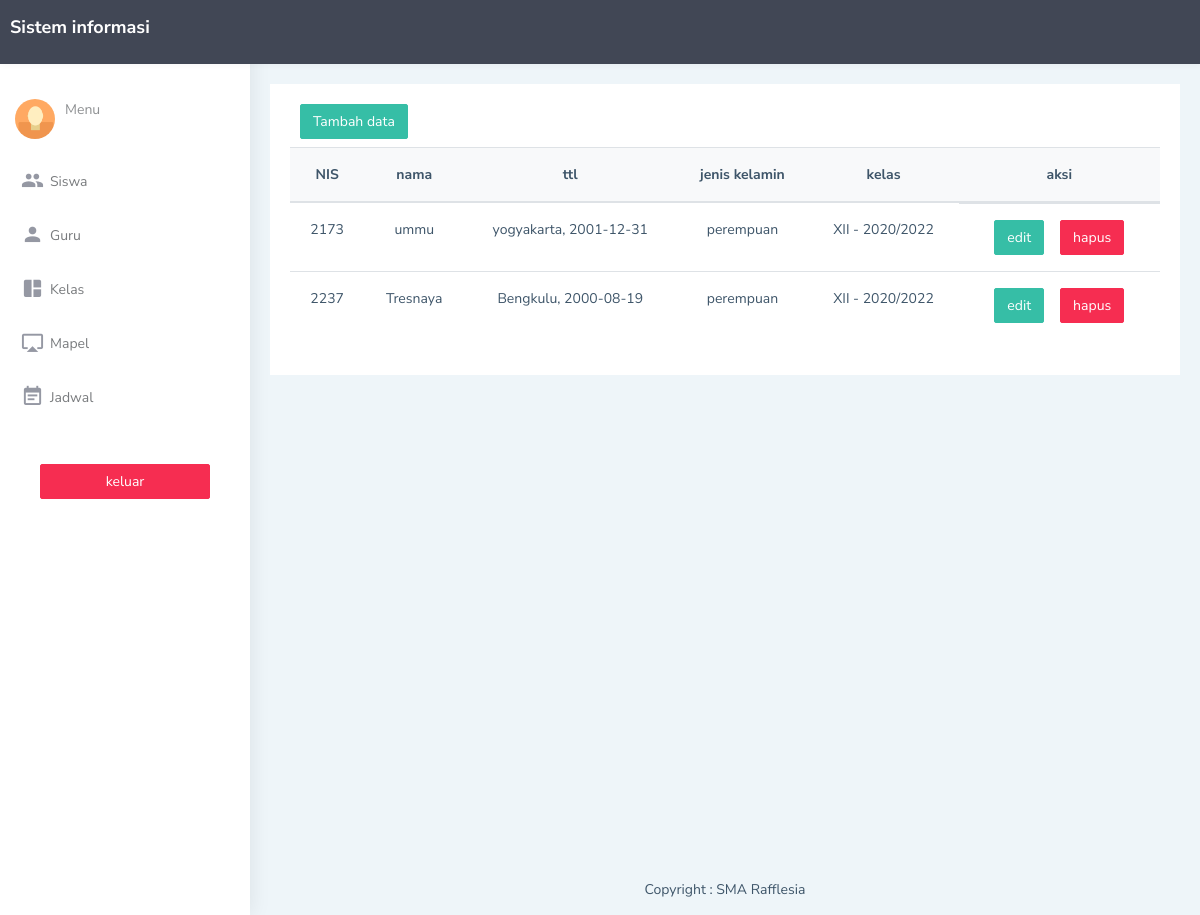
Screenshot of /html/dashboard.php with the database file from the repository.
### tables this page shows
CREATE TABLE `siswa` (
  `id_siswa` int(11) NOT NULL,
  `nama_siswa` varchar(50) NOT NULL,
  `tempat_lahir` varchar(50) NOT NULL,
  `nis` varchar(10) NOT NULL,
  `tanggal_lahir` date NOT NULL,
  `jenis_kelamin` varchar(10) NOT NULL,
  `kelas` int(11) NOT NULL,
  `alamat` varchar(25) NOT NULL,
  `agama` varchar(10) DEFAULT NULL,
  `tanggal_masuk` date NOT NULL,
  `nama_ayah` varchar(25) NOT NULL,
  `pekerjaan_ayah` text DEFAULT NULL,
  `nama_ibu` varchar(25) NOT NULL,
  `pekerjaan_ibu` text DEFAULT NULL,
  `foto` varchar(50) DEFAULT NULL
);

CREATE TABLE `kelas` (
  `id_kelas` int(11) NOT NULL,
  `nama_kelas` varchar(15) NOT NULL,
  `angkatan` varchar(10) NOT NULL
);

### php/conn.php (called while the page is built, shortened)
<?php
function sql($query)
{
    $_db = json_decode(file_get_contents("../db.json"), true);
    $conn = new mysqli($_db['host'],
        $_db['username'], $_db['password'], $_db['database']);
    $temp = $conn->query($query);
    return $temp;
}
function getAll($data)
{
    $tmp = [];
    if ($data->num_rows > 0) {
        while ($r = $data->fetch_assoc()) {
            $tmp[] = $r;
        }
        return $tmp;
    } else {
        return [];
    }
}
function first($data)
{
    $result = getAll($data);
    if (count($result) > 0) {
        return $result[0];
    } else {
        return [];
    }
}
function _url($str)
{
    return "/rpl/php/$str.php";
}
function _get($str, $param)
{
    return "/rpl/php/$str.php$param";
}
function _page($str)
{
    return "/rpl/html/$str.php";
}
function _view($str, $param)
{
    return "/rpl/html/$str.php$param";
}

### html/dashboard.php (the view, shortened to what this page needs)
<!DOCTYPE html>
<html dir="ltr" lang="en">
<?php
include_once "conn.php";
?>
<head>
    <link href="../assets/libs/chartist/dist/chartist.min.css" rel="stylesheet" />
    <link href="../dist/css/style.min.css" rel="stylesheet" />
</head>
<body>
    <div id="main-wrapper" data-layout="vertical" data-navbarbg="skin5" data-sidebartype="full"
        data-sidebar-position="absolute" data-header-position="absolute" data-boxed-layout="full">
        <header class="topbar" data-navbarbg="skin5">
            <nav class="navbar top-navbar navbar-expand-md navbar-dark">
                <div class="navbar-header" data-logobg="skin5">
                    <a class="navbar-brand" href="/">
                        <span class="logo-text">
                            <h4>Sistem informasi</h2>
                        </span>
                    </a>
                </div>
            </nav>
        </header>
        <aside class="left-sidebar" data-sidebarbg="skin6">
            <div class="scroll-sidebar">
                <nav class="sidebar-nav">
                    <ul id="sidebarnav">
                        <li>
                            <div class="user-profile d-flex no-block dropdown m-t-20">
                                <div class="user-pic">
                                    <img src="../assets/images/users/1.jpg" alt="users" class="rounded-circle"
                                        width="40" />
                                </div>
                                <div class="user-content hide-menu m-l-10">
                                    <a href="javascript:void(0)" class="" id="Userdd" role="button"
                                        data-toggle="dropdown" aria-haspopup="true" aria-expanded="false">
                                        <span class="op-5 user-email">Menu</span>
                                    </a>
                                </div>
                            </div>
                        </li>
                        <li class="sidebar-item">
                            <a class="sidebar-link waves-effect waves-dark sidebar-link" href="<?=_page('dashboard');?>"
                                aria-expanded="false"><i class="mdi mdi-account-multiple"></i><span
                                    class="hide-menu">Siswa</span></a>
                        </li>
                        <li class="sidebar-item">
                            <a class="sidebar-link waves-effect waves-dark sidebar-link" href="<?=_page('guru');?>"
                                aria-expanded="false"><i class="mdi mdi-account"></i><span
                                    class="hide-menu">Guru</span></a>
                        </li>
                        <li class="sidebar-item">
                            <a class="sidebar-link waves-effect waves-dark sidebar-link" href="<?=_page('kelas');?>"
                                aria-expanded="false"><i class="mdi mdi-collage"></i><span
                                    class="hide-menu">Kelas</span></a>
                        </li>
                        <li class="sidebar-item">
                            <a class="sidebar-link waves-effect waves-dark sidebar-link" href="<?=_page('mapel')?>"
                                aria-expanded="false"><i class="mdi mdi-airplay"></i><span
                                    class="hide-menu">Mapel</span></a>
                        </li>
                        <li class="sidebar-item">
                            <a class="sidebar-link waves-effect waves-dark sidebar-link" href="<?=_page('jadwal');?>"
                                aria-expanded="false"><i class="mdi mdi-calendar-text"></i><span
                                    class="hide-menu">Jadwal</span></a>
                        </li>
                        <li class="text-center p-40 upgrade-btn">
                            <a href="<?=_url('logout')?>" class="btn btn-block btn-danger text-white">keluar</a>
                        </li>
                    </ul>
                </nav>
            </div>
        </aside>
        <div class="page-wrapper">
            <div class="container-fluid" style="min-height:100vh">
                <div class="card">
                    <div class="card-body">
                        <div class="col-4">
                            <a href="<?=_page('siswa_tambah');?>"
                                class="btn btn-success <?=$_SESSION['tipe'] == 'Kepala Sekolah' ? 'd-none' : ''?>">Tambah
                                data</a>
                        </div>
                        <div class="table-responsive mt-2">
                            <table class="text-center table v-middle data-out" id="out-1">
                                <thead class="bg-light">
                                    <tr>
                                        <th>NIS</th>
                                        <th>nama</th>
                                        <th>ttl</th>
                                        <th>jenis kelamin</th>
                                        <th>kelas</th>
                                        <th class="<?=$_SESSION['tipe'] == 'Kepala Sekolah' ? 'd-none' : ''?>">aksi</th>
                                    </tr>
                                </thead>
                                <tbody>
                                    <?php $data = sql("select * from siswa");
$siswa = getAll($data);?>
                                    <?php foreach ($siswa as $s): ?>
                                    <tr>
                                        <td><?=$s['nis'];?></td>
                                        <td><?=$s['nama_siswa'];?></td>
                                        <td><?=$s['tempat_lahir'] . ', ' . $s['tanggal_lahir'];?></td>
                                        <td><?=$s['jenis_kelamin'];?></td>
                                        <?php $kelas = $s['kelas'];
$kelas = first(
    sql("select nama_kelas,
    angkatan from kelas where id_kelas=$kelas")
);
?>
                                        <td><?=$kelas['nama_kelas'] . ' - ' . $kelas['angkatan'];?></td>
                                        <td
                                            class="justify-content-center <?=$_SESSION['tipe'] == 'Kepala Sekolah' ? 'd-none' : 'd-flex'?>">
                                            <a href="<?=_view('siswa_edit', '?id=' . $s['id_siswa']);?>"
                                                class="mx-2 btn btn-success">edit</a>
                                            <a href="<?=_get('siswa_hapus', '?id=' . $s['id_siswa']);?>"
                                                class="mx-2 btn btn-danger">hapus</a>
                                        </td>
                                    </tr>
                                    <?php endforeach?>
                                </tbody>
                            </table>
                        </div>
                    </div>
                </div>
            </div>
            <footer class="footer text-center">
                Copyright : SMA Rafflesia
            </footer>
        </div>
    </div>
</body>
</html>

### rows the page displays
siswa: nis "2173", nama_siswa "ummu", tempat_lahir "yogyakarta", tanggal_lahir "2001-12-31", jenis_kelamin "perempuan", kelas.nama_kelas "XII", kelas.angkatan "2020/2022"
siswa: nis "2237", nama_siswa "Tresnaya", tempat_lahir "Bengkulu", tanggal_lahir "2000-08-19", jenis_kelamin "perempuan", kelas.nama_kelas "XII", kelas.angkatan "2020/2022"
